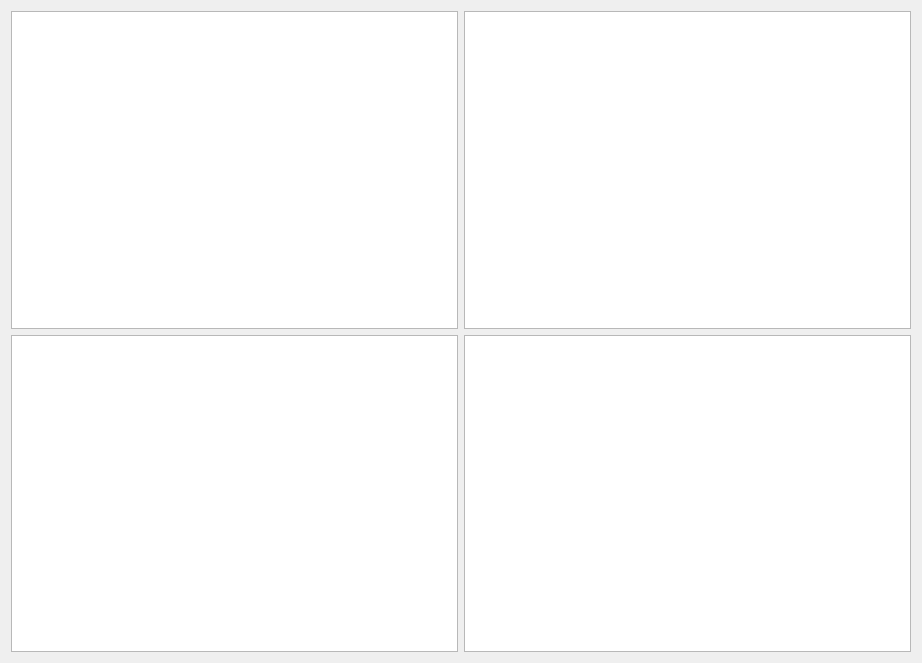
<?xml version="1.0" encoding="UTF-8"?>
<ui version="4.0">
 <class>Form</class>
 <widget class="QWidget" name="Form">
  <property name="geometry">
   <rect>
    <x>0</x>
    <y>0</y>
    <width>922</width>
    <height>663</height>
   </rect>
  </property>
  <property name="windowTitle">
   <string>Form</string>
  </property>
  <layout class="QGridLayout" name="gridLayout">
   <item row="5" column="0">
    <widget class="ImageView" name="Science"/>
   </item>
   <item row="5" column="2">
    <widget class="ImageView" name="Residual"/>
   </item>
   <item row="0" column="0">
    <widget class="ImageView" name="WFS"/>
   </item>
   <item row="0" column="2">
    <widget class="ImageView" name="DM"/>
   </item>
  </layout>
 </widget>
 <customwidgets>
  <customwidget>
   <class>ImageView</class>
   <extends>QGraphicsView</extends>
   <header>pyqtgraph</header>
  </customwidget>
 </customwidgets>
 <resources/>
 <connections/>
</ui>
